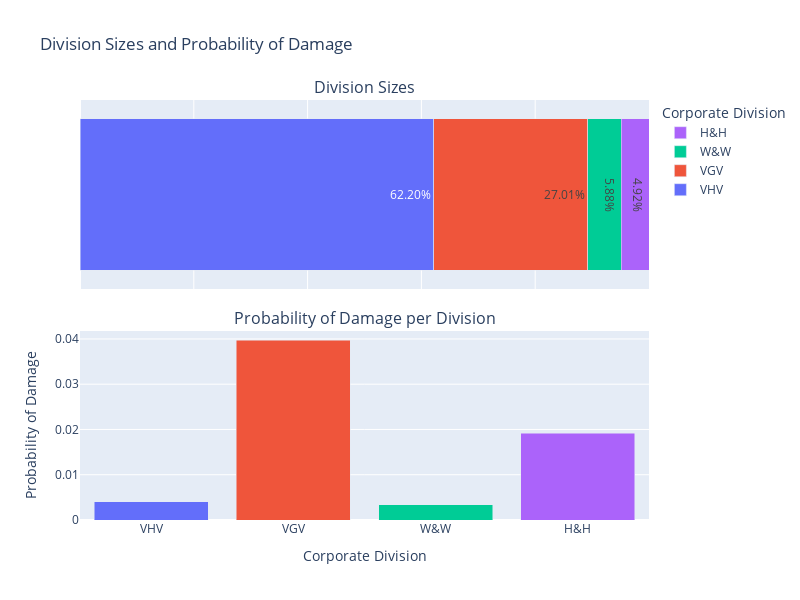

This figure's notebook cell:
### Code cell
# Calculate the total number of observations and the percentage of damage by corporate division
total_counts = df.groupby('CORPORATE_DEVISION').size().reset_index(name='total_count')
damage_counts = df[df['DAMAGE'] == 1].groupby('CORPORATE_DEVISION').size().reset_index(name='damage_count')
summary = total_counts.merge(damage_counts, on='CORPORATE_DEVISION', how='left').fillna(0)
summary['damage_prob'] = (summary['damage_count'] / summary['total_count'])
summary['devision_percent'] = (summary['total_count'] / summary['total_count'].sum()) * 100

# Sort summary by the size of the division
summary = summary.sort_values(by='total_count', ascending=False).reset_index(drop=True)

# Create a subplot
fig_division_2 = make_subplots(rows=2, cols=1, vertical_spacing=0.1, shared_xaxes=True,
                    subplot_titles=("Division Sizes", "Probability of Damage per Division"))

# Plot 1

# Create the bar segments
for i, (percentage, color) in enumerate(zip(summary['devision_percent'], palette)):
    fig_division_2.add_trace(go.Bar(
        x=[percentage],
        y=[''],
        name=summary['CORPORATE_DEVISION'][i],
        orientation='h',
        marker=dict(color=color),
        text=f"{percentage:.2f}%",
        textposition='inside',
        showlegend=True
    ), row=1, col=1)

# Update layout to remove gaps and set y-axis
fig_division_2.update_layout(
    barmode='stack',
    xaxis=dict(range=[0, 100]),
    showlegend=True,
    yaxis=dict(showticklabels=False),
    legend=dict(title='Corporate Division')
)

# Plot 2

# Add bar chart for percentage of damage
fig_division_2.add_trace(go.Bar(
    x=summary['CORPORATE_DEVISION'],
    y=summary['damage_prob'],
    name='Probability of Damage',
    marker=dict(color=palette[:len(summary['CORPORATE_DEVISION'])]),
    showlegend=False
), row=2, col=1)

# Update layout
fig_division_2.update_layout(height=600, width=800,
                  title_text="Division Sizes and Probability of Damage",
                  xaxis2_title="Corporate Division",
                  yaxis2_title="Probability of Damage")

fig_division_2.show()

### Figure 1 — Plotly figure (JSON) as saved in the notebook; plotly's stock layout.template omitted (floating-point values rounded to 4 significant figures)
{"data": [{"marker": {"color": "#636EFA"}, "name": "VHV", "orientation": "h", "showlegend": true, "text": "62.20%", "textposition": "inside", "type": "bar", "x": [62.2], "xaxis": "x", "y": [""], "yaxis": "y"}, {"marker": {"color": "#EF553B"}, "name": "VGV", "orientation": "h", "showlegend": true, "text": "27.01%", "textposition": "inside", "type": "bar", "x": [27.01], "xaxis": "x", "y": [""], "yaxis": "y"}, {"marker": {"color": "#00CC96"}, "name": "W&W", "orientation": "h", "showlegend": true, "text": "5.88%", "textposition": "inside", "type": "bar", "x": [5.876], "xaxis": "x", "y": [""], "yaxis": "y"}, {"marker": {"color": "#AB63FA"}, "name": "H&H", "orientation": "h", "showlegend": true, "text": "4.92%", "textposition": "inside", "type": "bar", "x": [4.915], "xaxis": "x", "y": [""], "yaxis": "y"}, {"marker": {"color": ["#636EFA", "#EF553B", "#00CC96", "#AB63FA"]}, "name": "Probability of Damage", "showlegend": false, "type": "bar", "x": ["VHV", "VGV", "W&W", "H&H"], "xaxis": "x2", "y": [0.003985, 0.03967, 0.003365, 0.01918], "yaxis": "y2"}], "layout": {"annotations": [{"font": {"size": 16}, "showarrow": false, "text": "Division Sizes", "x": 0.5, "xanchor": "center", "xref": "paper", "y": 1, "yanchor": "bottom", "yref": "paper"}, {"font": {"size": 16}, "showarrow": false, "text": "Probability of Damage per Division", "x": 0.5, "xanchor": "center", "xref": "paper", "y": 0.45, "yanchor": "bottom", "yref": "paper"}], "barmode": "stack", "height": 600, "legend": {"title": {"text": "Corporate Division"}}, "showlegend": true, "title": {"text": "Division Sizes and Probability of Damage"}, "width": 800, "xaxis": {"anchor": "y", "domain": [0, 1], "matches": "x2", "range": [0, 100], "showticklabels": false}, "xaxis2": {"anchor": "y2", "domain": [0, 1], "title": {"text": "Corporate Division"}}, "yaxis": {"anchor": "x", "domain": [0.55, 1], "showticklabels": false}, "yaxis2": {"anchor": "x2", "domain": [0, 0.45], "title": {"text": "Probability of Damage"}}}}
